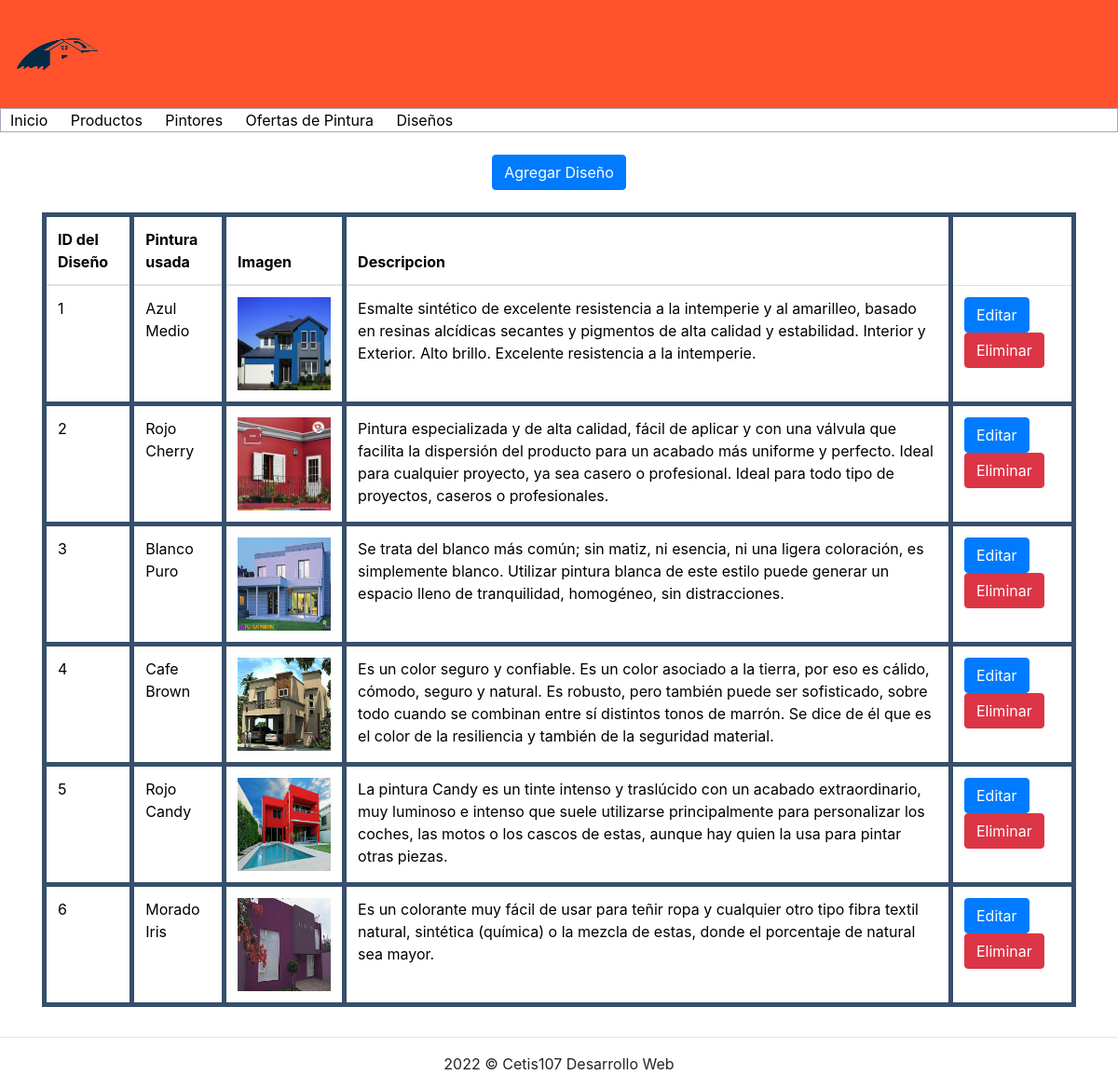
Page /PaintHouse/sucursales.php on the committed database.
### tables this page shows
CREATE TABLE `sucursal` (
  `Sucursal_id` int(11) NOT NULL,
  `nombre` varchar(500) DEFAULT NULL,
  `direccion` varchar(500) DEFAULT NULL,
  `url` varchar(500) DEFAULT NULL
);

### PaintHouse/sucursales.php (the view, shortened to what this page needs)
<!DOCTYPE html>
<html lang="en">
<head>
    <link rel="stylesheet" href="css/bootstrap.css">
    <link rel="stylesheet" href="Documento.css">
    <link rel="stylesheet" href="tablas.css">
</head>
<body>
    <?php
      include 'conexion.php';
      $sql = "select * from sucursal";
      $datos = $conexion->query($sql);
    ?>
    <?php include 'menu.php'; ?>
    <br>
    <center><a href="registrar_sucursal.php" class="btn btn-primary">Agregar Diseño</a></center><br>
    <div class="container">
        <div class="row">
            <div class="col-12">
                <table class="table table-hover">
                    <thead>
                        <tr>
                            <th>ID del Diseño</th>
                            <th>Pintura usada</th>
                            <th>Imagen</th>
                            <th>Descripcion</th>
                    </thead>
                    <tbody>
                      <?php if($datos->num_rows > 0) {
                          while($row = $datos->fetch_assoc()) {
                      ?>
                        <tr>
                            <td><?php echo $row["Sucursal_id"]; ?></td>
                            <td><?php echo $row["nombre"]; ?></td>
                            <td><center><img src= "<?php echo $row['url']; ?>" alt="" width="100" height="100"></center></td>
                            <td><?php echo $row["direccion"]; ?></td>
                            <td>
                                <a href="actualizar_sucursales.php?id=<?php echo $row["Sucursal_id"]; ?>" class="btn btn-primary">Editar</a>
                                <a href="eliminar_sucursal.php?id=<?php echo $row["Sucursal_id"]; ?>" class="btn btn-danger">Eliminar</a>
                            </td>
                        </tr>
                      <?php
                      }
                    }
                      ?>
                    </tbody>
                </table>
            </div>
        </div>
    </div>
    <footer class="text-center">
        <hr>
        2022 &copy; Cetis107 Desarrollo Web
    </footer>
</body>
</html>

### PaintHouse/tablas.css (style rules this page uses)
th { border: #374F6C 5px solid; color: black; }
table { border: #374F6C 5px solid; }
td { border: #374F6C 5px solid; color: black; }

### rows in the picture
sucursal: Sucursal_id "1", nombre "Azul Medio", url (picture), direccion "Esmalte sintético de excelente resistencia a la intemperie y al amarilleo, basado en resinas alcídicas secantes y pigmentos de alta calidad y estabilidad. Interior y Exterior. Alto brillo. Excelente resistencia a la intemperie."
sucursal: Sucursal_id "2", nombre "Rojo Cherry", url (picture), direccion "Pintura especializada y de alta calidad, fácil de aplicar y con una válvula que facilita la dispersión del producto para un acabado más uniforme y perfecto. Ideal para cualquier proyecto, ya sea casero o profesional. Ideal para todo tipo de proyectos, caseros o profesionales."
sucursal: Sucursal_id "3", nombre "Blanco Puro", url (picture), direccion "Se trata del blanco más común; sin matiz, ni esencia, ni una ligera coloración, es simplemente blanco. Utilizar pintura blanca de este estilo puede generar un espacio lleno de tranquilidad, homogéneo, sin distracciones."
sucursal: Sucursal_id "4", nombre "Cafe Brown", url (picture), direccion "Es un color seguro y confiable. Es un color asociado a la tierra, por eso es cálido, cómodo, seguro y natural. Es robusto, pero también puede ser sofisticado, sobre todo cuando se combinan entre sí distintos tonos de marrón. Se dice de él que es el color de la resiliencia y también de la seguridad material."
sucursal: Sucursal_id "5", nombre "Rojo Candy", url (picture), direccion "La pintura Candy es un tinte intenso y traslúcido con un acabado extraordinario, muy luminoso e intenso que suele utilizarse principalmente para personalizar los coches, las motos o los cascos de estas, aunque hay quien la usa para pintar otras piezas."
sucursal: Sucursal_id "6", nombre "Morado Iris", url (picture), direccion "Es un colorante muy fácil de usar para teñir ropa y cualquier otro tipo fibra textil natural, sintética (química) o la mezcla de estas, donde el porcentaje de natural sea mayor."
